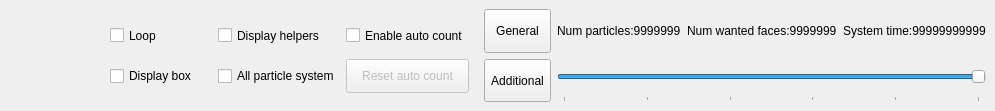
<?xml version="1.0" encoding="UTF-8"?>
<ui version="4.0">
 <class>CParticleControlDialog</class>
 <widget class="QDockWidget" name="CParticleControlDialog">
  <property name="geometry">
   <rect>
    <x>0</x>
    <y>0</y>
    <width>941</width>
    <height>111</height>
   </rect>
  </property>
  <property name="minimumSize">
   <size>
    <width>941</width>
    <height>111</height>
   </size>
  </property>
  <property name="maximumSize">
   <size>
    <width>524287</width>
    <height>524287</height>
   </size>
  </property>
  <property name="windowTitle">
   <string>Particles system control</string>
  </property>
  <widget class="QWidget" name="dockWidgetContents">
   <layout class="QGridLayout" name="gridLayout_5">
    <item row="0" column="0" rowspan="2">
     <widget class="QToolButton" name="playToolButton">
      <property name="sizePolicy">
       <sizepolicy hsizetype="Minimum" vsizetype="Minimum">
        <horstretch>0</horstretch>
        <verstretch>0</verstretch>
       </sizepolicy>
      </property>
      <property name="maximumSize">
       <size>
        <width>16777215</width>
        <height>40</height>
       </size>
      </property>
      <property name="text">
       <string/>
      </property>
      <property name="icon">
       <iconset resource="object_viewer_qt.qrc">
        <normaloff>:/images/play.png</normaloff>
        <normalon>:/images/pause.png</normalon>:/images/play.png</iconset>
      </property>
      <property name="iconSize">
       <size>
        <width>32</width>
        <height>32</height>
       </size>
      </property>
      <property name="checkable">
       <bool>true</bool>
      </property>
      <property name="autoRaise">
       <bool>true</bool>
      </property>
     </widget>
    </item>
    <item row="0" column="1" rowspan="2">
     <widget class="QToolButton" name="stopToolButton">
      <property name="sizePolicy">
       <sizepolicy hsizetype="Minimum" vsizetype="Minimum">
        <horstretch>0</horstretch>
        <verstretch>0</verstretch>
       </sizepolicy>
      </property>
      <property name="maximumSize">
       <size>
        <width>16777215</width>
        <height>40</height>
       </size>
      </property>
      <property name="text">
       <string/>
      </property>
      <property name="icon">
       <iconset resource="object_viewer_qt.qrc">
        <normaloff>:/images/stop.png</normaloff>:/images/stop.png</iconset>
      </property>
      <property name="iconSize">
       <size>
        <width>32</width>
        <height>32</height>
       </size>
      </property>
      <property name="autoRaise">
       <bool>true</bool>
      </property>
     </widget>
    </item>
    <item row="0" column="2" rowspan="2">
     <widget class="QStackedWidget" name="stackedWidget">
      <property name="sizePolicy">
       <sizepolicy hsizetype="Preferred" vsizetype="Minimum">
        <horstretch>0</horstretch>
        <verstretch>0</verstretch>
       </sizepolicy>
      </property>
      <property name="currentIndex">
       <number>0</number>
      </property>
      <widget class="QWidget" name="pageGeneral">
       <layout class="QGridLayout" name="gridLayout_2">
        <item row="0" column="0">
         <layout class="QGridLayout" name="gridLayout">
          <item row="0" column="0">
           <widget class="QCheckBox" name="loopCheckBox">
            <property name="sizePolicy">
             <sizepolicy hsizetype="Preferred" vsizetype="Minimum">
              <horstretch>0</horstretch>
              <verstretch>0</verstretch>
             </sizepolicy>
            </property>
            <property name="text">
             <string>Loop</string>
            </property>
           </widget>
          </item>
          <item row="0" column="1">
           <widget class="QCheckBox" name="helpersCheckBox">
            <property name="sizePolicy">
             <sizepolicy hsizetype="Preferred" vsizetype="Minimum">
              <horstretch>0</horstretch>
              <verstretch>0</verstretch>
             </sizepolicy>
            </property>
            <property name="text">
             <string>Display helpers</string>
            </property>
           </widget>
          </item>
          <item row="0" column="2">
           <widget class="QCheckBox" name="autoCountCheckBox">
            <property name="sizePolicy">
             <sizepolicy hsizetype="Preferred" vsizetype="Minimum">
              <horstretch>0</horstretch>
              <verstretch>0</verstretch>
             </sizepolicy>
            </property>
            <property name="text">
             <string>Enable auto count</string>
            </property>
           </widget>
          </item>
          <item row="1" column="0">
           <widget class="QCheckBox" name="displayBoxCheckBox">
            <property name="sizePolicy">
             <sizepolicy hsizetype="Preferred" vsizetype="Minimum">
              <horstretch>0</horstretch>
              <verstretch>0</verstretch>
             </sizepolicy>
            </property>
            <property name="text">
             <string>Display box</string>
            </property>
           </widget>
          </item>
          <item row="1" column="1">
           <widget class="QCheckBox" name="multipleCheckBox">
            <property name="sizePolicy">
             <sizepolicy hsizetype="Preferred" vsizetype="Minimum">
              <horstretch>0</horstretch>
              <verstretch>0</verstretch>
             </sizepolicy>
            </property>
            <property name="text">
             <string>All particle system</string>
            </property>
           </widget>
          </item>
          <item row="1" column="2">
           <widget class="QPushButton" name="resetAutoCountPushButton">
            <property name="enabled">
             <bool>false</bool>
            </property>
            <property name="sizePolicy">
             <sizepolicy hsizetype="Preferred" vsizetype="Minimum">
              <horstretch>0</horstretch>
              <verstretch>0</verstretch>
             </sizepolicy>
            </property>
            <property name="text">
             <string>Reset auto count</string>
            </property>
           </widget>
          </item>
         </layout>
        </item>
       </layout>
      </widget>
      <widget class="QWidget" name="pageAdditional">
       <layout class="QGridLayout" name="gridLayout_4">
        <item row="0" column="0">
         <layout class="QGridLayout" name="gridLayout_3">
          <item row="0" column="0">
           <widget class="QCheckBox" name="linkCheckBox">
            <property name="enabled">
             <bool>false</bool>
            </property>
            <property name="text">
             <string>Link play to scene play</string>
            </property>
           </widget>
          </item>
          <item row="0" column="1">
           <widget class="QPushButton" name="linkSkelPushButton">
            <property name="enabled">
             <bool>true</bool>
            </property>
            <property name="text">
             <string>Link to skeleton</string>
            </property>
            <property name="checkable">
             <bool>false</bool>
            </property>
           </widget>
          </item>
          <item row="0" column="2">
           <widget class="QPushButton" name="unlinkSkelPushButton">
            <property name="enabled">
             <bool>true</bool>
            </property>
            <property name="text">
             <string>Unlink</string>
            </property>
           </widget>
          </item>
          <item row="0" column="3">
           <widget class="QLineEdit" name="skelLineEdit">
            <property name="enabled">
             <bool>true</bool>
            </property>
            <property name="readOnly">
             <bool>true</bool>
            </property>
           </widget>
          </item>
          <item row="1" column="0">
           <widget class="QPushButton" name="restickPushButton">
            <property name="enabled">
             <bool>false</bool>
            </property>
            <property name="text">
             <string>Restick all objects</string>
            </property>
           </widget>
          </item>
          <item row="1" column="1">
           <widget class="QPushButton" name="setAnimPushButton">
            <property name="enabled">
             <bool>false</bool>
            </property>
            <property name="text">
             <string>Set anim</string>
            </property>
           </widget>
          </item>
          <item row="1" column="2">
           <widget class="QPushButton" name="clearAnimPushButton">
            <property name="enabled">
             <bool>false</bool>
            </property>
            <property name="text">
             <string>Clear anim</string>
            </property>
           </widget>
          </item>
          <item row="1" column="3">
           <widget class="QLineEdit" name="animLineEdit">
            <property name="enabled">
             <bool>false</bool>
            </property>
           </widget>
          </item>
         </layout>
        </item>
       </layout>
      </widget>
     </widget>
    </item>
    <item row="0" column="3" rowspan="2">
     <layout class="QVBoxLayout" name="verticalLayout">
      <item>
       <widget class="QToolButton" name="generalToolButton">
        <property name="sizePolicy">
         <sizepolicy hsizetype="Preferred" vsizetype="Minimum">
          <horstretch>0</horstretch>
          <verstretch>0</verstretch>
         </sizepolicy>
        </property>
        <property name="text">
         <string>General</string>
        </property>
       </widget>
      </item>
      <item>
       <widget class="QToolButton" name="additionalToolButton">
        <property name="sizePolicy">
         <sizepolicy hsizetype="Preferred" vsizetype="Minimum">
          <horstretch>0</horstretch>
          <verstretch>0</verstretch>
         </sizepolicy>
        </property>
        <property name="text">
         <string>Additional</string>
        </property>
       </widget>
      </item>
     </layout>
    </item>
    <item row="0" column="4">
     <widget class="QLabel" name="numParticlesLabel">
      <property name="sizePolicy">
       <sizepolicy hsizetype="Preferred" vsizetype="Minimum">
        <horstretch>0</horstretch>
        <verstretch>0</verstretch>
       </sizepolicy>
      </property>
      <property name="text">
       <string>Num particles:9999999</string>
      </property>
     </widget>
    </item>
    <item row="0" column="5">
     <widget class="QLabel" name="numWantedFacesLabel">
      <property name="sizePolicy">
       <sizepolicy hsizetype="Preferred" vsizetype="Minimum">
        <horstretch>0</horstretch>
        <verstretch>0</verstretch>
       </sizepolicy>
      </property>
      <property name="text">
       <string>Num wanted faces:9999999</string>
      </property>
     </widget>
    </item>
    <item row="0" column="6">
     <widget class="QLabel" name="systemTimesLabel">
      <property name="sizePolicy">
       <sizepolicy hsizetype="Preferred" vsizetype="Minimum">
        <horstretch>0</horstretch>
        <verstretch>0</verstretch>
       </sizepolicy>
      </property>
      <property name="text">
       <string>System time:99999999999</string>
      </property>
     </widget>
    </item>
    <item row="1" column="4" colspan="3">
     <widget class="QSlider" name="horizontalSlider">
      <property name="sizePolicy">
       <sizepolicy hsizetype="Preferred" vsizetype="Minimum">
        <horstretch>0</horstretch>
        <verstretch>0</verstretch>
       </sizepolicy>
      </property>
      <property name="maximum">
       <number>100</number>
      </property>
      <property name="value">
       <number>100</number>
      </property>
      <property name="sliderPosition">
       <number>100</number>
      </property>
      <property name="tracking">
       <bool>true</bool>
      </property>
      <property name="orientation">
       <enum>Qt::Horizontal</enum>
      </property>
      <property name="invertedAppearance">
       <bool>false</bool>
      </property>
      <property name="invertedControls">
       <bool>false</bool>
      </property>
      <property name="tickPosition">
       <enum>QSlider::TicksBelow</enum>
      </property>
      <property name="tickInterval">
       <number>20</number>
      </property>
     </widget>
    </item>
   </layout>
  </widget>
 </widget>
 <resources>
  <include location="object_viewer_qt.qrc"/>
 </resources>
 <connections/>
</ui>
